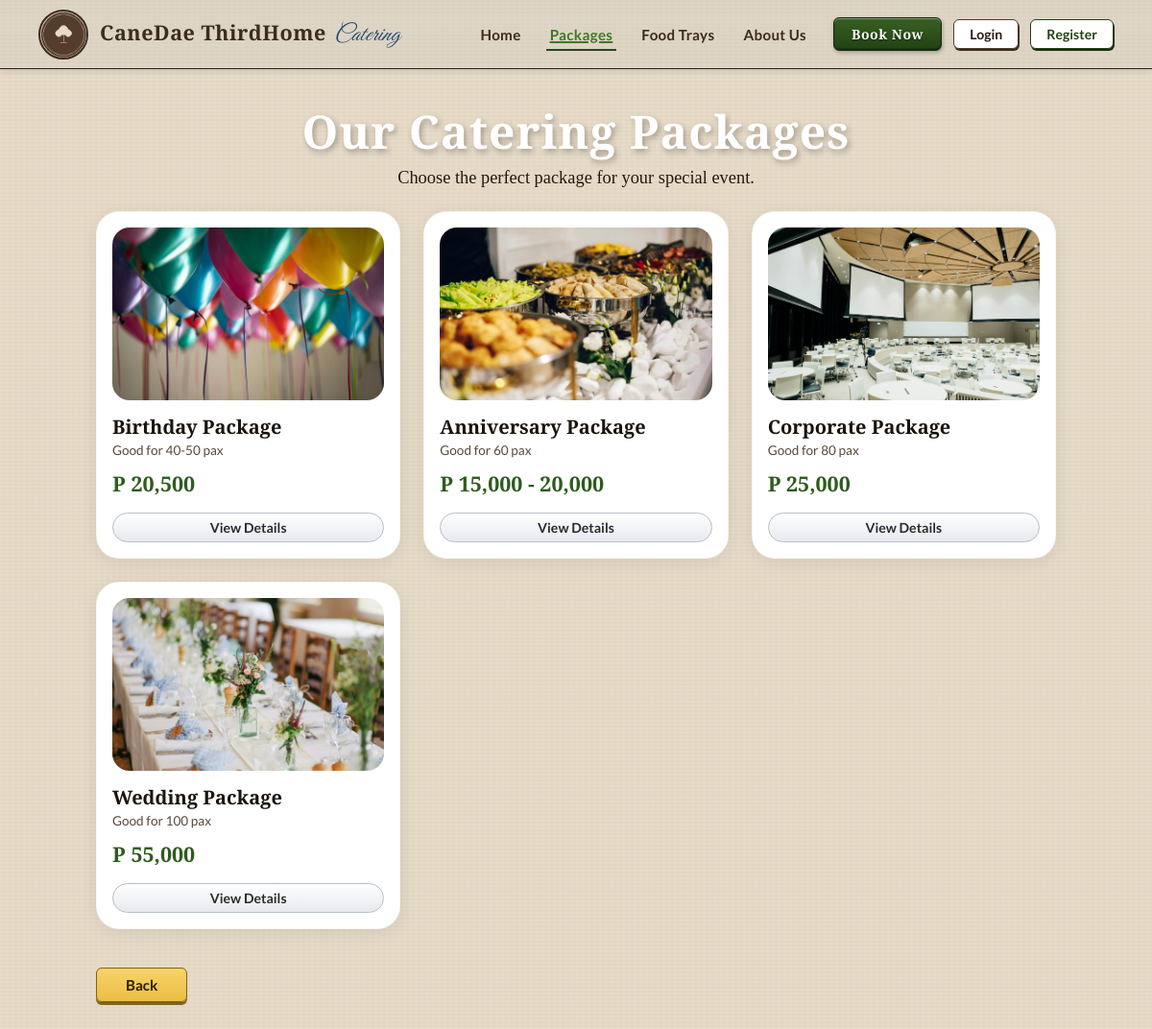
Page /pages/packages.php on the committed database.
### tables this page shows
CREATE TABLE IF NOT EXISTS packages (
    id INT AUTO_INCREMENT PRIMARY KEY,
    name VARCHAR(150) NOT NULL,
    description TEXT,
    pax_min INT DEFAULT 0,
    pax_max INT DEFAULT 0,
    price_min DECIMAL(12,2) DEFAULT 0.00,
    price_max DECIMAL(12,2) DEFAULT 0.00,
    image VARCHAR(255),
    inclusions TEXT,
    is_active TINYINT(1) DEFAULT 1,
    created_at TIMESTAMP DEFAULT CURRENT_TIMESTAMP
);

### config/db.php (called while the page is built, shortened)
<?php
function isLoggedIn() {
    return isset($_SESSION['user_id']);
}
function isAdmin() {
    return isset($_SESSION['role']) && $_SESSION['role'] === 'admin';
}
?>

### includes/booking_flow.php (called while the page is built, shortened)
<?php
function bookingInProgress(): bool {
    return !empty($_SESSION['booking']['date']);
}

### pages/packages.php (the view, shortened to what this page needs)
<?php
require_once '../config/db.php';
require_once '../includes/booking_flow.php';
$db = getDB();
$packages = $db->query("SELECT * FROM packages WHERE is_active = 1 ORDER BY id")->fetchAll();
$in_booking = bookingInProgress();
include '../includes/header.php';
?>
<div class="page-container" style="max-width: 1040px;">
  <div style="text-align: center; margin-bottom: 24px;">
    <h1 style="font-family:'Playfair Display', serif; font-size: 3rem; font-weight: 700; color: #ffffff; text-shadow: 2px 3px 6px rgba(0,0,0,0.3); letter-spacing: 1px; margin-bottom: 6px;">
      Our Catering Packages
    </h1>
    <p style="font-family:'Playfair Display', serif; font-size: 1.15rem; color: #241910;">
      Choose the perfect package for your special event.
    </p>
  </div>
  <div style="display: grid; grid-template-columns: repeat(auto-fill, minmax(260px, 1fr)); gap: 24px; margin-bottom: 40px;">
    <?php foreach($packages as $pkg): ?>
      <?php
        $img_src = BASE_URL . $pkg['image'];
        $pax_label = ($pkg['pax_min'] === $pkg['pax_max'])
            ? 'Good for ' . $pkg['pax_min'] . ' pax'
            : 'Good for ' . $pkg['pax_min'] . '-' . $pkg['pax_max'] . ' pax';
        $price_label = ($pkg['price_min'] === $pkg['price_max'])
            ? 'P ' . number_format($pkg['price_min'], 0)
            : 'P ' . number_format($pkg['price_min'], 0) . ' - ' . number_format($pkg['price_max'], 0);
      ?>
      <div class="design-card" style="padding: 16px; border-radius: 24px; display: flex; flex-direction: column;">
        <div style="width: 100%; height: 180px; overflow: hidden; border-radius: 18px; margin-bottom: 14px;">
          <img src="<?php echo htmlspecialchars($img_src); ?>"
               alt="<?php echo htmlspecialchars($pkg['name']); ?>"
               style="width: 100%; height: 100%; object-fit: cover;"
               onerror="this.src='https://images.unsplash.com/photo-1555244162-803834f70033?w=500'">
        </div>
        <div style="flex: 1; display: flex; flex-direction: column;">
          <div style="font-family:'Playfair Display', serif; font-size: 1.25rem; font-weight: 700; color: #1a140e; margin-bottom: 3px;">
            <?php echo htmlspecialchars($pkg['name']); ?>
          </div>
          <div style="font-size: 0.85rem; color: #5a493a; margin-bottom: 12px;">
            <?php echo htmlspecialchars($pax_label); ?>
          </div>
          <div style="font-family:'Cinzel', serif; font-size: 1.35rem; font-weight: 700; color: #2e5c1e; margin-bottom: 16px;">
            <?php echo $price_label; ?>
          </div>
          <div style="margin-top: auto;">
            <a href="package-details.php?id=<?php echo $pkg['id']; ?>" class="btn-silver-pill" style="width: 100%; display: block; box-sizing: border-box;">
              View Details
            </a>
          </div>
        </div>
      </div>
    <?php endforeach; ?>
  </div>
  <div style="margin-top: 20px; display:flex; justify-content:space-between; align-items:center; flex-wrap:wrap; gap:14px;">
    <?php
      $back_href = $in_booking
          ? BASE_URL . 'pages/booking-choice.php'
          : BASE_URL . 'index.php';
    ?>
    <a href="<?php echo $back_href; ?>" class="btn-gold" style="padding: 8px 30px;">
      Back
    </a>
  </div>
</div>
<?php include '../includes/footer.php'; ?>

### includes/header.php (shortened to what this page needs)
<?php
$current_page = basename($_SERVER['PHP_SELF'], '.php');
?>
<!DOCTYPE html>
<html lang="en">
<head>
  <link rel="stylesheet" href="<?php echo BASE_URL; ?>assets/css/style.css?v=<?php echo time(); ?>">
  <link rel="stylesheet" href="<?php echo BASE_URL; ?>assets/css/texture_fallback.css?v=<?php echo time(); ?>">
  <link rel="stylesheet" href="https://cdnjs.cloudflare.com/ajax/libs/font-awesome/6.5.0/css/all.min.css">
</head>
<body>
<nav class="navbar">
  <a class="navbar-brand" href="<?php echo BASE_URL; ?>">
    <img src="<?php echo BASE_URL; ?>assets/images/logo.png" alt="CaneDae Logo" onerror="this.style.display='none'">
    <span class="brand-text">CaneDae <em>ThirdHome</em> <span class="catering">Catering</span></span>
  </a>
  <?php if(isLoggedIn() && !isAdmin()): ?>
  <ul class="navbar-nav">
    <li><a href="<?php echo BASE_URL; ?>index.php" class="<?php echo ($current_page === 'index') ? 'active' : ''; ?>">Home</a></li>
    <li><a href="<?php echo BASE_URL; ?>pages/packages.php" class="<?php echo in_array($current_page, ['packages', 'package-details']) ? 'active' : ''; ?>">Packages</a></li>
    <li><a href="<?php echo BASE_URL; ?>pages/trays.php" class="<?php echo in_array($current_page, ['trays', 'tray-details']) ? 'active' : ''; ?>">Food Trays</a></li>
    <li><a href="<?php echo BASE_URL; ?>pages/my-reservations.php" class="<?php echo in_array($current_page, ['my-reservations', 'reservation-status', 'receipt']) ? 'active' : ''; ?>">My Reservations</a></li>
  </ul>
  <div class="navbar-actions">
    <a href="<?php echo BASE_URL; ?>pages/calendar.php" class="btn-book-nav">Book Now</a>
    <a href="<?php echo BASE_URL; ?>pages/account-settings.php" class="user-icon <?php echo ($current_page === 'account-settings') ? 'active' : ''; ?>" title="Account Settings">
      <i class="fa fa-user"></i>
    </a>
    <a href="<?php echo BASE_URL; ?>auth/logout.php" class="btn-logout">Logout</a>
  </div>
  <?php else: ?>
  <div class="navbar-guest-group">
    <ul class="navbar-nav">
      <li><a href="<?php echo BASE_URL; ?>index.php" class="<?php echo ($current_page==='index')?'active':''; ?>">Home</a></li>
      <li><a href="<?php echo BASE_URL; ?>pages/packages.php" class="<?php echo in_array($current_page, ['packages', 'package-details']) ? 'active' : ''; ?>">Packages</a></li>
      <li><a href="<?php echo BASE_URL; ?>pages/trays.php" class="<?php echo in_array($current_page, ['trays', 'tray-details']) ? 'active' : ''; ?>">Food Trays</a></li>
      <li><a href="<?php echo BASE_URL; ?>pages/about.php" class="<?php echo ($current_page==='about')?'active':''; ?>">About Us</a></li>
    </ul>
    <div class="navbar-actions">
      <a href="<?php echo BASE_URL; ?>auth/login.php?redirect=calendar" class="btn-book-nav">Book Now</a>
      <a href="<?php echo BASE_URL; ?>auth/login.php" class="btn-login">Login</a>
      <a href="<?php echo BASE_URL; ?>auth/register.php" class="btn-register">Register</a>
    </div>
  </div>
  <?php endif; ?>
</nav>

### includes/footer.php (shortened to what this page needs)
</body>
</html>

### assets/css/texture_fallback.css (style rules this page uses)
body { background-color: #e8dcc8; background-image: repeating-linear-gradient( 0deg, transparent, transparent 2px, rgba(0, 0, 0, 0.015) 2px, rgba(0, 0, 0, 0.015) 4px ), repeating-linear-gradient( 90deg, transparent, transparent 3px, rgba(0, 0, 0, 0.01) 3px, rgba(0, 0, 0, 0.01) 6px ); }
.navbar, .modal-box, .auth-page, .about-page { background-image: repeating-linear-gradient( 0deg, transparent, transparent 2px, rgba(0, 0, 0, 0.012) 2px, rgba(0, 0, 0, 0.012) 4px ), repeating-linear-gradient( 90deg, transparent, transparent 3px, rgba(0, 0, 0, 0.008) 3px, rgba(0, 0, 0, 0.008) 6px ); }

### rows in the picture
packages: image (picture), name "Birthday Package", pax_label "Good for 40-50 pax", price_label "P 20,500", $pkg['id'] 1 (drawn)
packages: image (picture), name "Anniversary Package", pax_label "Good for 60 pax", price_label "P 15,000 - 20,000"
packages: image (picture), name "Corporate Package", pax_label "Good for 80 pax", price_label "P 25,000"
packages: image (picture), name "Wedding Package", pax_label "Good for 100 pax", price_label "P 55,000"
